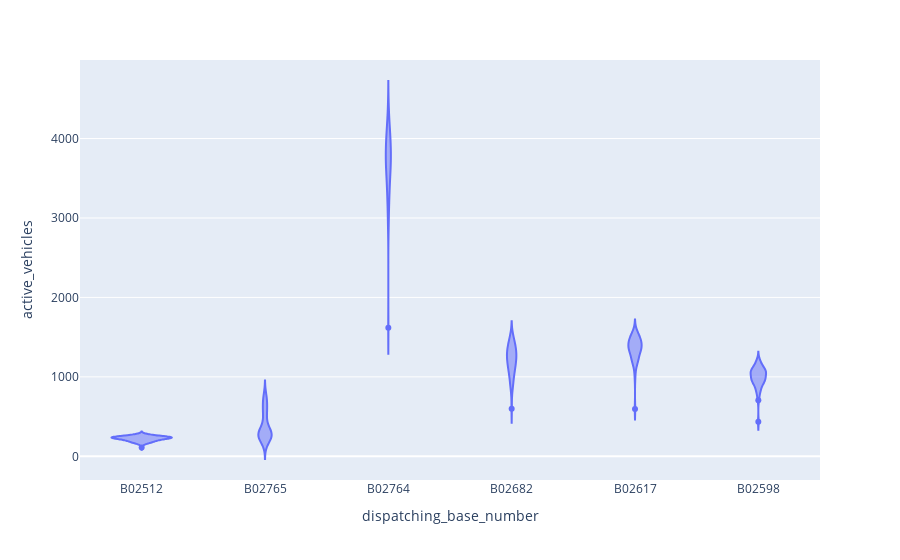

Here is the notebook cell this chart was saved with:
### Code cell
px.violin(x='dispatching_base_number' , y='active_vehicles' , data_frame=uber_foil)

### Figure 1 — Plotly figure (JSON) as saved in the notebook; plotly's stock layout.template omitted (floating-point values rounded to 4 significant figures; data arrays with more than 128 entries replaced by an {"elided": "..."} marker saying what was removed)
{"data": [{"alignmentgroup": "True", "box": {"visible": false}, "hovertemplate": "dispatching_base_number=%{x}<br>active_vehicles=%{y}<extra></extra>", "legendgroup": "", "marker": {"color": "#636efa"}, "name": "", "offsetgroup": "", "orientation": "v", "scalegroup": "True", "showlegend": false, "type": "violin", "x": {"elided": "354 str values"}, "x0": " ", "xaxis": "x", "y": {"elided": "354 int values"}, "y0": " ", "yaxis": "y"}], "layout": {"legend": {"tracegroupgap": 0}, "margin": {"t": 60}, "violinmode": "group", "xaxis": {"anchor": "y", "domain": [0, 1], "title": {"text": "dispatching_base_number"}}, "yaxis": {"anchor": "x", "domain": [0, 1], "title": {"text": "active_vehicles"}}}}
